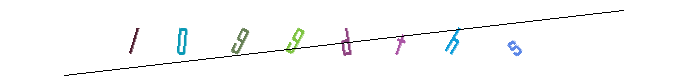
#> input picture general_yolo/images/train/1099dths-0.png, 680 x 80 px; its folder holds only this picture in this run
$ python yolo_data.py
#> lines starting #> are read from the running program, lines starting #| are printed output that depends on the picture; after the words box and inside, x2 and y2 are one past the last pixel; in counts of white or black regions, pixels touching at a corner belong together
import cv2
import numpy as np
import os
from pathlib import Path
import shutil

BASE_DIR = Path("yolo_dataset3_mask")
IMG_OUTPUT_DIR = BASE_DIR / "images/train"
LABEL_OUTPUT_DIR = BASE_DIR / "labels/train"
DEBUG_DIR = BASE_DIR / "debug_visuals"
PROCESSED_DIR = BASE_DIR / "processed_images"

# Clean start for output directories
for d in [IMG_OUTPUT_DIR, LABEL_OUTPUT_DIR, DEBUG_DIR, PROCESSED_DIR]:
    if d.exists():
        shutil.rmtree(d)
    d.mkdir(parents=True, exist_ok=True)


RAW_IMG_DIR = Path("images/train")

CLASSES = ['0', '1', '2', '3', '4', '5', '6', '7', '8', '9',
           'a', 'b', 'c', 'd', 'e', 'f', 'g', 'h', 'i', 'j',
           'k', 'l', 'm', 'n', 'o', 'p', 'q', 'r', 's', 't',
           'u', 'v', 'w', 'x', 'y', 'z']
char_to_id = {char: idx for idx, char in enumerate(CLASSES)}


def to_yolo_format(img_w, img_h, x, y, w, h):
    # Clamp values to ensure they don't slightly exceed 1.0 due to rounding
    xc = max(0.0, min(1.0, (x + w / 2) / img_w))
    yc = max(0.0, min(1.0, (y + h / 2) / img_h))
    nw = max(0.0, min(1.0, w / img_w))
    nh = max(0.0, min(1.0, h / img_h))
    return xc, yc, nw, nh

def merge_vertical_contours(rects, threshold_x=5):
    if not rects:
        return []

    rects.sort(key=lambda r: (r[0], r[1]))

    merged = []
    used = [False] * len(rects)

    for i in range(len(rects)):
        if used[i]:
            continue

        x1, y1, w1, h1 = rects[i]
        cx1 = x1 + w1 // 2

        merged_rect = (x1, y1, w1, h1)
        used[i] = True

        for j in range(i + 1, len(rects)):
            if used[j]:
                continue

            x2, y2, w2, h2 = rects[j]
            cx2 = x2 + w2 // 2

            if abs(cx1 - cx2) < threshold_x:
                nx = min(merged_rect[0], x2)
                ny = min(merged_rect[1], y2)
                nw = max(merged_rect[0] + merged_rect[2], x2 + w2) - nx
                nh = max(merged_rect[1] + merged_rect[3], y2 + h2) - ny

                merged_rect = (nx, ny, nw, nh)
                used[j] = True

        merged.append(merged_rect)

    return merged

def create_color_mask(image, lower_bgr, upper_bgr):
    lower_bound = np.array(lower_bgr, dtype=np.uint8)
    upper_bound = np.array(upper_bgr, dtype=np.uint8)

    mask = cv2.inRange(image, lower_bound, upper_bound)

    return mask

lower_black = (0, 0, 0)   # BGR for "000000"
upper_black = (0, 0, 0)   # BGR for "000000"

image_files = sorted(list(RAW_IMG_DIR.glob("*.png")))
print(f"Starting strict processing of {len(image_files)} images...")

processed_count = 0
skipped_count = 0

kernel = cv2.getStructuringElement(cv2.MORPH_RECT, (3, 3))

for img_path in image_files:
    filename = img_path.name
    label_text = img_path.stem.split("-")[0].lower()
    target_len = len(label_text)

    img = cv2.imread(str(img_path))
#> img is the input picture: shape (80, 680, 3); mean B, G, R 250.4, 250.2, 249.5
    if img is None:
        continue

    # Preprocessing
    line_mask = create_color_mask(img, lower_black, upper_black)
#> in create_color_mask, `mask = cv2.inRange(image, lower_bound, upper_bound)`:
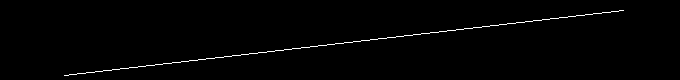
#> mask: shape (80, 680); 1% white in thin lines or dots, all inside (x1, y1, x2, y2) = (64, 10, 624, 76)

    # dilated_mask = cv2.dilate(line_mask, kernel, iterations=1)

    inpainted_image = cv2.inpaint(img, line_mask, 3, cv2.INPAINT_TELEA)

    h_img, w_img, _ = img.shape
#> h_img = 80; w_img = 680

    gray = cv2.cvtColor(inpainted_image, cv2.COLOR_BGR2GRAY)
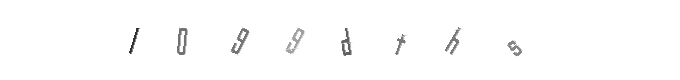
#> gray: shape (80, 680); min 48, max 255, mean 252.6
    # blur = cv2.medianBlur(gray, 3)

    thresh = cv2.adaptiveThreshold(gray, 255, cv2.ADAPTIVE_THRESH_GAUSSIAN_C,
                                   cv2.THRESH_BINARY_INV, 11, 2)
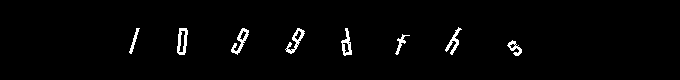
#> thresh: shape (80, 680); 1.9% white in thin lines or dots, all inside (x1, y1, x2, y2) = (129, 27, 522, 56)

    # kernel = cv2.getStructuringElement(cv2.MORPH_RECT, (2, 2))
    # cleaned_thresh = cv2.morphologyEx(thresh, cv2.MORPH_OPEN, kernel, iterations=1)
    cleaned_thresh = cv2.dilate(thresh, kernel, iterations=1)
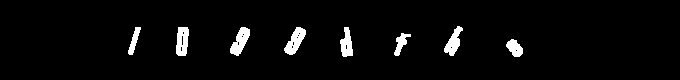
#> cleaned_thresh: shape (80, 680); 3.7% white; 8 white regions


    # --- Contour Detection on cleaned_thresh ---
    contours, _ = cv2.findContours(cleaned_thresh, cv2.RETR_EXTERNAL, cv2.CHAIN_APPROX_SIMPLE)
#> contours = 8 contours; box (x1, y1, x2, y2) and area: (284, 27, 306, 55) 296, (230, 27, 250, 56) 286, (176, 27, 189, 56) 280, (444, 26, 463, 56) 242, (340, 27, 353, 57) 225, (506, 39, 523, 57) 176, (394, 33, 411, 56) 141, (128, 27, 141, 55) 127

    rects = []
    for c in contours:
        x, y, w, h = cv2.boundingRect(c)
        # Filter: Must be tall enough and have reasonable area
        if h > (h_img * 0.15) and (w * h) > 30:
             rects.append((x, y, w, h))
#> this loop made 8 passes
#> (x, y, w, h) on passes 1 to 8: (506, 39, 17, 18), (394, 33, 17, 23), (340, 27, 13, 30), (284, 27, 22, 28), (230, 27, 20, 29), (176, 27, 13, 29), (128, 27, 13, 28), (444, 26, 19, 30)
#> after the loop, rects = [(506, 39, 17, 18), (394, 33, 17, 23), (340, 27, 13, 30), (284, 27, 22, 28), (230, 27, 20, 29), (176, 27, 13, 29), (128, 27, 13, 28), (444, 26, 19, 30)]

    rects = merge_vertical_contours(rects, threshold_x=5)
#> in merge_vertical_contours, `used = [False] * len(rects)`: used = [False, False, False, False, False, False, False, False]
#> the loop in merge_vertical_contours, `for i in range(len(rects)):` made 8 passes
#> (x1, y1, w1, h1, cx1) on passes 1 to 8: (128, 27, 13, 28, 134), (176, 27, 13, 29, 182), (230, 27, 20, 29, 240), (284, 27, 22, 28, 295), (340, 27, 13, 30, 346), (394, 33, 17, 23, 402), (444, 26, 19, 30, 453), (506, 39, 17, 18, 514)
#> after the loop in merge_vertical_contours, `for i in range(len(rects)):`: merged = [(128, 27, 13, 28), (176, 27, 13, 29), (230, 27, 20, 29), (284, 27, 22, 28), (340, 27, 13, 30), (394, 33, 17, 23), (444, 26, 19, 30), (506, 39, 17, 18)]; used = [True, True, True, True, True, True, True, True]
#> rects has the same summary as merged in merge_vertical_contours

    if len(rects) != target_len:
        print(f"[Skip] {filename}: Found {len(rects)} contours, expected {target_len}")
        skipped_count += 1
        continue

    rects.sort(key=lambda x: x[0])

    processed_count += 1

    shutil.copy(str(img_path), str(IMG_OUTPUT_DIR / filename))

    txt_path = LABEL_OUTPUT_DIR / (img_path.stem + ".txt")
    debug_img = img.copy()

    with open(txt_path, 'w') as f:
        for rect, char in zip(rects, label_text):
            if char in char_to_id:
                cls_id = char_to_id[char]
                x, y, w, h = rect
                xc, yc, nw, nh = to_yolo_format(w_img, h_img, x, y, w, h)
                f.write(f"{cls_id} {xc:.6f} {yc:.6f} {nw:.6f} {nh:.6f}\n")

                cv2.rectangle(debug_img, (x, y), (x+w, y+h), (0, 255, 0), 1)
                cv2.putText(debug_img, char, (x, y-5), cv2.FONT_HERSHEY_SIMPLEX,
                            0.5, (0, 0, 255), 2)
#> this loop made 8 passes
#> (char, cls_id, x, y, w, h, xc, yc) on passes 1 to 8: ('1', 1, 128, 27, 13, 28, 0.198, 0.512), ('0', 0, 176, 27, 13, 29, 0.268, 0.519), ('9', 9, 230, 27, 20, 29, 0.353, 0.519), ('9', 9, 284, 27, 22, 28, 0.434, 0.512), ('d', 13, 340, 27, 13, 30, 0.51, 0.525), ('t', 29, 394, 33, 17, 23, 0.592, 0.556), ('h', 17, 444, 26, 19, 30, 0.667, 0.512), ('s', 28, 506, 39, 17, 18, 0.757, 0.6)
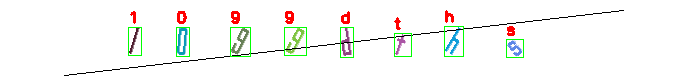
#> debug_img: shape (80, 680, 3); 2.34% of pixels changed, all inside (x1, y1, x2, y2) = (128, 10, 524, 58)

    cv2.imwrite(str(DEBUG_DIR / ("debug_" + filename)), debug_img)
    cv2.imwrite(str(PROCESSED_DIR / ("debug_" + filename)), cleaned_thresh)

print("-" * 30)
print(f"Completed.")
print(f"Successfully processed: {processed_count}")
print(f"Skipped (low confidence): {skipped_count}")
print(f"Yield rate: {(processed_count / len(image_files)) * 100:.1f}%")

$ run again, on general_yolo/images/train/e7d9hvn0-0.png
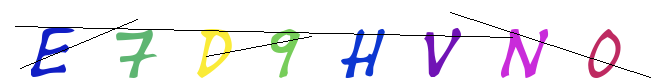
#> input picture general_yolo/images/train/e7d9hvn0-0.png, 670 x 80 px
#> img is the input picture: shape (80, 670, 3); mean B, G, R 240.6, 235.5, 237.9
#> in create_color_mask, `mask = cv2.inRange(image, lower_bound, upper_bound)`:
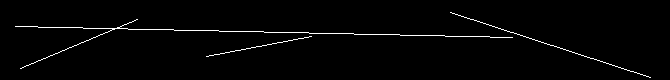
#> mask: shape (80, 670); 1.7% white in thin lines or dots, all inside (x1, y1, x2, y2) = (15, 12, 651, 78)
#> thresh: shape (80, 670); 9.8% white; 8 white regions, largest, box (x1, y1, x2, y2) and area: (501, 29, 548, 78) 829, (31, 27, 75, 77) 726, (341, 29, 385, 78) 703
#> cleaned_thresh: shape (80, 670); 14.2% white; 8 white regions
#> contours = 8 contours; box (x1, y1, x2, y2) and area: (196, 28, 234, 79) 1178, (587, 28, 622, 79) 1166, (500, 28, 549, 79) 1066, (30, 26, 76, 78) 924, (340, 28, 386, 79) 895, (115, 28, 158, 79) 840, (270, 28, 302, 79) 787, (423, 27, 463, 78) 752
#> the loop `for c in contours:` made 8 passes
#> (x, y, w, h) on passes 1 to 8: (587, 28, 35, 51), (500, 28, 49, 51), (340, 28, 46, 51), (270, 28, 32, 51), (196, 28, 38, 51), (115, 28, 43, 51), (423, 27, 40, 51), (30, 26, 46, 52)
#> after the loop `for c in contours:`: rects = [(587, 28, 35, 51), (500, 28, 49, 51), (340, 28, 46, 51), (270, 28, 32, 51), (196, 28, 38, 51), (115, 28, 43, 51), (423, 27, 40, 51), (30, 26, 46, 52)]
#> in merge_vertical_contours, `used = [False] * len(rects)`: used = [False, False, False, False, False, False, False, False]
#> the loop in merge_vertical_contours, `for i in range(len(rects)):` made 8 passes
#> (x1, y1, w1, h1, cx1) on passes 1 to 8: (30, 26, 46, 52, 53), (115, 28, 43, 51, 136), (196, 28, 38, 51, 215), (270, 28, 32, 51, 286), (340, 28, 46, 51, 363), (423, 27, 40, 51, 443), (500, 28, 49, 51, 524), (587, 28, 35, 51, 604)
#> after the loop in merge_vertical_contours, `for i in range(len(rects)):`: merged = [(30, 26, 46, 52), (115, 28, 43, 51), (196, 28, 38, 51), (270, 28, 32, 51), (340, 28, 46, 51), (423, 27, 40, 51), (500, 28, 49, 51), (587, 28, 35, 51)]; used = [True, True, True, True, True, True, True, True]
#> `rects = merge_vertical_contours(rects, threshold_x=5)`: rects has the same summary as merged in merge_vertical_contours
#> the loop `for rect, char in zip(rects, label_text):` made 8 passes
#> (char, cls_id, x, y, w, h, xc, yc) on passes 1 to 8: ('e', 14, 30, 26, 46, 52, 0.0791, 0.65), ('7', 7, 115, 28, 43, 51, 0.204, 0.669), ('d', 13, 196, 28, 38, 51, 0.321, 0.669), ('9', 9, 270, 28, 32, 51, 0.427, 0.669), ('h', 17, 340, 28, 46, 51, 0.542, 0.669), ('v', 31, 423, 27, 40, 51, 0.661, 0.656), ('n', 23, 500, 28, 49, 51, 0.783, 0.669), ('0', 0, 587, 28, 35, 51, 0.902, 0.669)
#> after the loop `for rect, char in zip(rects, label_text):`:
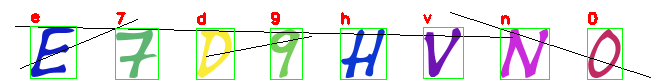
#> debug_img: shape (80, 670, 3); 3.78% of pixels changed, all inside (x1, y1, x2, y2) = (30, 12, 623, 80)

$ run again, on general_yolo/images/train/efnkypn5-0.png
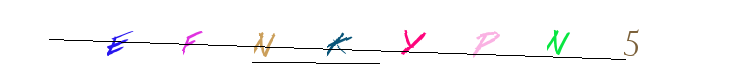
#> input picture general_yolo/images/train/efnkypn5-0.png, 740 x 80 px
#> img is the input picture: shape (80, 740, 3); mean B, G, R 249.9, 249.3, 249.8
#> in create_color_mask, `mask = cv2.inRange(image, lower_bound, upper_bound)`:
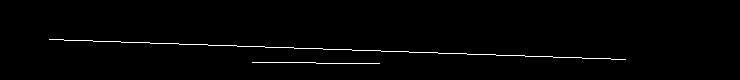
#> mask: shape (80, 740); 1.2% white in thin lines or dots, all inside (x1, y1, x2, y2) = (49, 39, 626, 64)
#> thresh: shape (80, 740); 2.1% white in thin lines or dots, all inside (x1, y1, x2, y2) = (107, 29, 639, 58)
#> cleaned_thresh: shape (80, 740); 4.2% white; 8 white regions
#> contours = 8 contours; box (x1, y1, x2, y2) and area: (472, 30, 501, 59) 346, (106, 30, 135, 57) 298, (253, 31, 276, 58) 285, (546, 29, 571, 56) 278, (325, 31, 354, 58) 270, (400, 29, 427, 56) 250, (181, 30, 204, 56) 186, (623, 28, 640, 57) 174
#> the loop `for c in contours:` made 8 passes
#> (x, y, w, h) on passes 1 to 8: (325, 31, 29, 27), (253, 31, 23, 27), (472, 30, 29, 29), (181, 30, 23, 26), (106, 30, 29, 27), (546, 29, 25, 27), (400, 29, 27, 27), (623, 28, 17, 29)
#> after the loop `for c in contours:`: rects = [(325, 31, 29, 27), (253, 31, 23, 27), (472, 30, 29, 29), (181, 30, 23, 26), (106, 30, 29, 27), (546, 29, 25, 27), (400, 29, 27, 27), (623, 28, 17, 29)]
#> in merge_vertical_contours, `used = [False] * len(rects)`: used = [False, False, False, False, False, False, False, False]
#> the loop in merge_vertical_contours, `for i in range(len(rects)):` made 8 passes
#> (x1, y1, w1, h1, cx1) on passes 1 to 8: (106, 30, 29, 27, 120), (181, 30, 23, 26, 192), (253, 31, 23, 27, 264), (325, 31, 29, 27, 339), (400, 29, 27, 27, 413), (472, 30, 29, 29, 486), (546, 29, 25, 27, 558), (623, 28, 17, 29, 631)
#> after the loop in merge_vertical_contours, `for i in range(len(rects)):`: merged = [(106, 30, 29, 27), (181, 30, 23, 26), (253, 31, 23, 27), (325, 31, 29, 27), (400, 29, 27, 27), (472, 30, 29, 29), (546, 29, 25, 27), (623, 28, 17, 29)]; used = [True, True, True, True, True, True, True, True]
#> `rects = merge_vertical_contours(rects, threshold_x=5)`: rects has the same summary as merged in merge_vertical_contours
#> the loop `for rect, char in zip(rects, label_text):` made 8 passes
#> (char, cls_id, x, y, w, h, xc, yc) on passes 1 to 8: ('e', 14, 106, 30, 29, 27, 0.163, 0.544), ('f', 15, 181, 30, 23, 26, 0.26, 0.537), ('n', 23, 253, 31, 23, 27, 0.357, 0.556), ('k', 20, 325, 31, 29, 27, 0.459, 0.556), ('y', 34, 400, 29, 27, 27, 0.559, 0.531), ('p', 25, 472, 30, 29, 29, 0.657, 0.556), ('n', 23, 546, 29, 25, 27, 0.755, 0.531), ('5', 5, 623, 28, 17, 29, 0.853, 0.531)
#> after the loop `for rect, char in zip(rects, label_text):`:
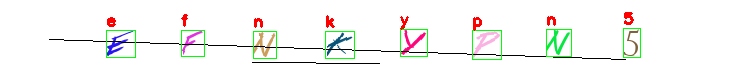
#> debug_img: shape (80, 740, 3); 2.32% of pixels changed, all inside (x1, y1, x2, y2) = (106, 12, 641, 60)

$ run again, on general_yolo/images/train/kfl9xm-0.png
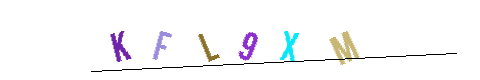
#> input picture general_yolo/images/train/kfl9xm-0.png, 480 x 80 px
#> img is the input picture: shape (80, 480, 3); mean B, G, R 249.1, 247.7, 247.8
#> in create_color_mask, `mask = cv2.inRange(image, lower_bound, upper_bound)`:
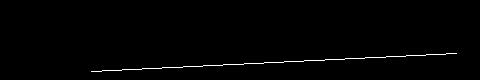
#> mask: shape (80, 480); 0.95% white in thin lines or dots, all inside (x1, y1, x2, y2) = (91, 53, 457, 72)
#> thresh: shape (80, 480); 4% white; 6 white regions, box (x1, y1, x2, y2) and area: (329, 31, 360, 65) 415, (110, 31, 132, 62) 273, (238, 32, 258, 61) 250, (279, 31, 299, 62) 238, (152, 31, 172, 60) 192, (198, 34, 220, 62) 164
#> cleaned_thresh: shape (80, 480); 6.6% white; 6 white regions
#> contours = 6 contours; box (x1, y1, x2, y2) and area: (328, 30, 361, 66) 616, (109, 30, 133, 63) 396, (237, 31, 259, 62) 382, (278, 30, 300, 63) 335, (151, 30, 173, 61) 274, (197, 33, 221, 63) 239
#> the loop `for c in contours:` made 6 passes
#> (x, y, w, h) on passes 1 to 6: (197, 33, 24, 30), (237, 31, 22, 31), (328, 30, 33, 36), (278, 30, 22, 33), (151, 30, 22, 31), (109, 30, 24, 33)
#> after the loop `for c in contours:`: rects = [(197, 33, 24, 30), (237, 31, 22, 31), (328, 30, 33, 36), (278, 30, 22, 33), (151, 30, 22, 31), (109, 30, 24, 33)]
#> in merge_vertical_contours, `used = [False] * len(rects)`: used = [False, False, False, False, False, False]
#> the loop in merge_vertical_contours, `for i in range(len(rects)):` made 6 passes
#> (x1, y1, w1, h1, cx1) on passes 1 to 6: (109, 30, 24, 33, 121), (151, 30, 22, 31, 162), (197, 33, 24, 30, 209), (237, 31, 22, 31, 248), (278, 30, 22, 33, 289), (328, 30, 33, 36, 344)
#> after the loop in merge_vertical_contours, `for i in range(len(rects)):`: merged = [(109, 30, 24, 33), (151, 30, 22, 31), (197, 33, 24, 30), (237, 31, 22, 31), (278, 30, 22, 33), (328, 30, 33, 36)]; used = [True, True, True, True, True, True]
#> `rects = merge_vertical_contours(rects, threshold_x=5)`: rects has the same summary as merged in merge_vertical_contours
#> the loop `for rect, char in zip(rects, label_text):` made 6 passes
#> (char, cls_id, x, y, w, h, xc, yc) on passes 1 to 6: ('k', 20, 109, 30, 24, 33, 0.252, 0.581), ('f', 15, 151, 30, 22, 31, 0.338, 0.569), ('l', 21, 197, 33, 24, 30, 0.435, 0.6), ('9', 9, 237, 31, 22, 31, 0.517, 0.581), ('x', 33, 278, 30, 22, 33, 0.602, 0.581), ('m', 22, 328, 30, 33, 36, 0.718, 0.6)
#> after the loop `for rect, char in zip(rects, label_text):`:
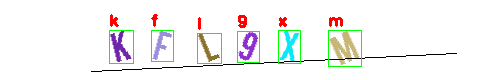
#> debug_img: shape (80, 480, 3); 2.81% of pixels changed, all inside (x1, y1, x2, y2) = (109, 14, 362, 67)
